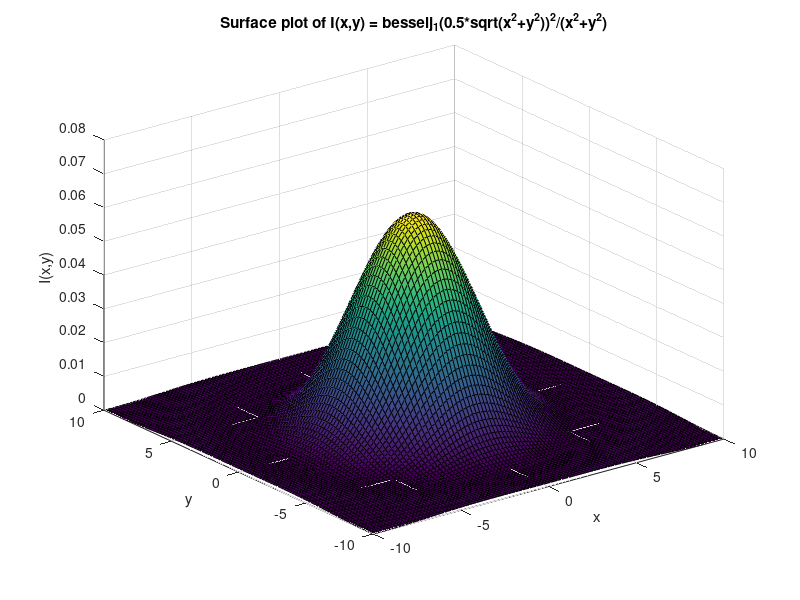

This figure's MATLAB source:
x = linspace(-10, 10, 100);
y = linspace(-10, 10, 100);
[X,Y] = meshgrid(x, y);

R = sqrt(X.^2 + Y.^2);
I = (besselj(1, 0.5*R).^2)./(R.^2);

surf(X, Y, I);

xlabel('x');
ylabel('y');
zlabel('I(x,y)');
title('Surface plot of I(x,y) = besselj_1(0.5*sqrt(x^2+y^2))^2/(x^2+y^2)');